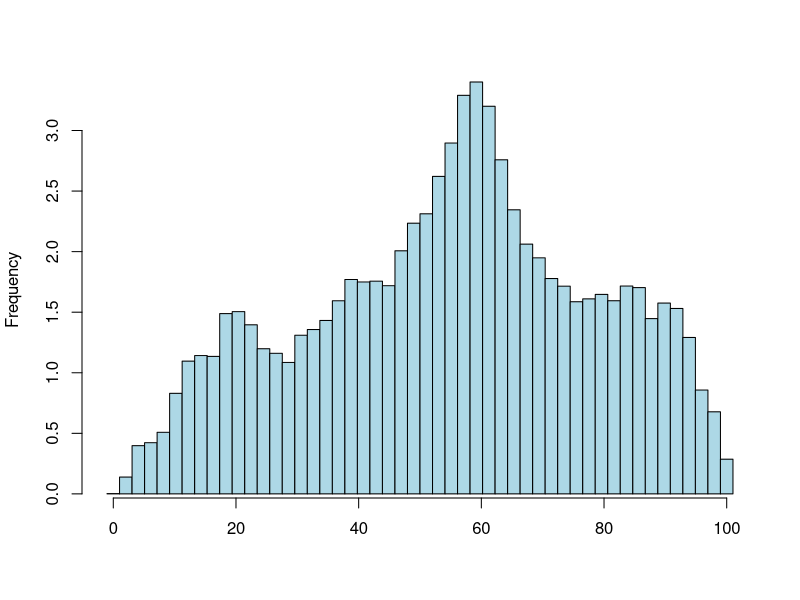
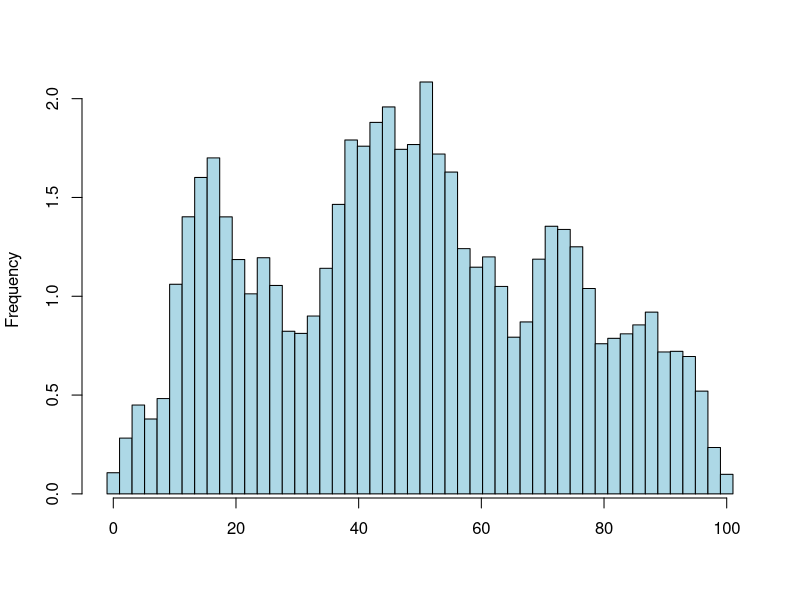
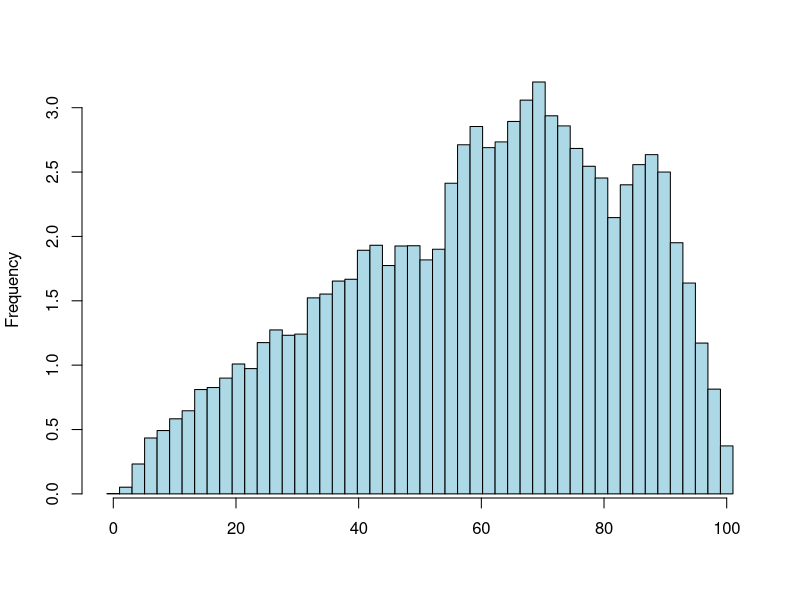
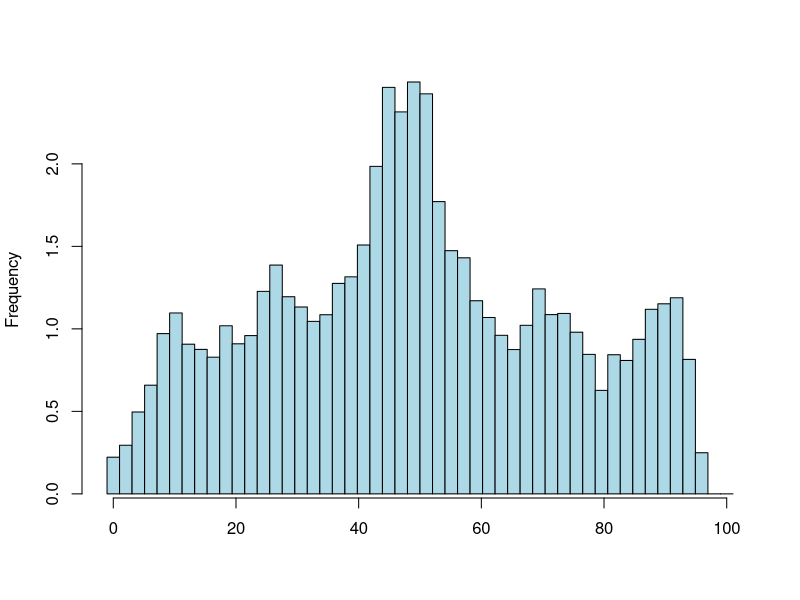
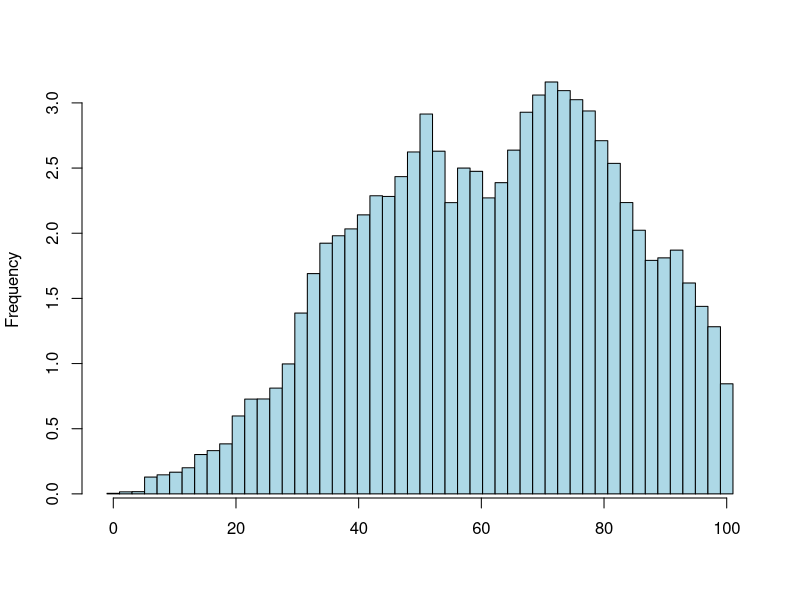
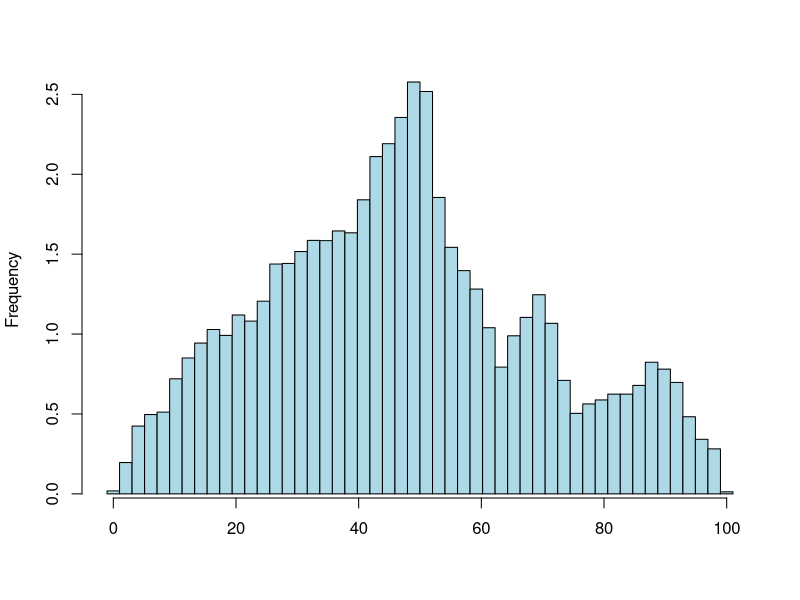
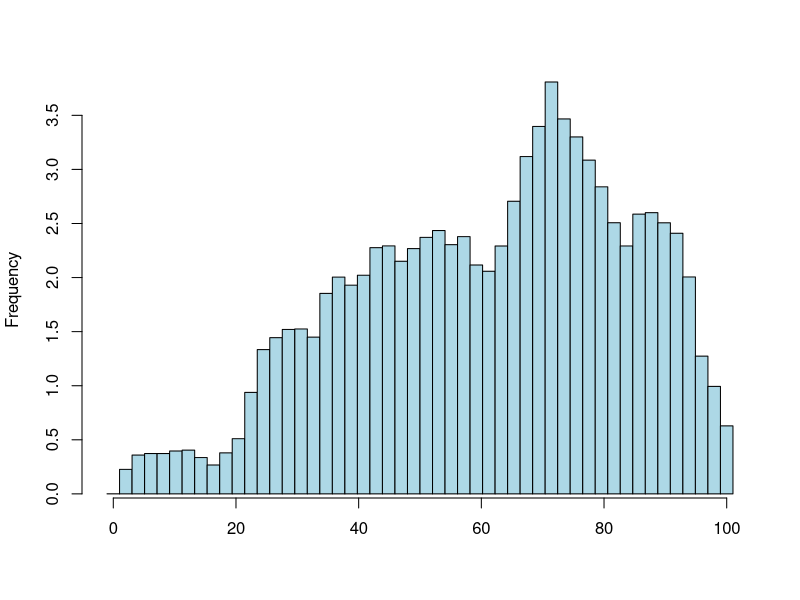
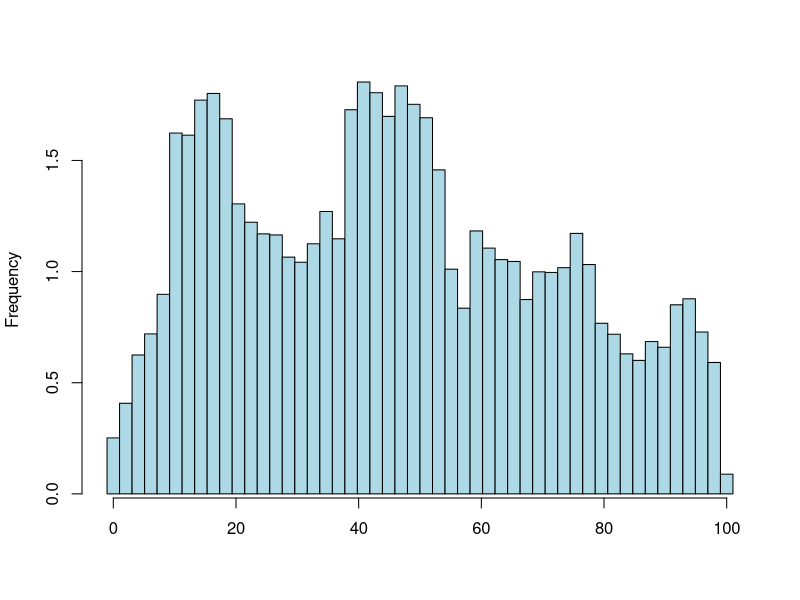

Generate these figures, in order, with R: (Note: this script raises an error after producing the figures.)
library(dplyr)
library(openxlsx)
library(gplots)
library(ggplot2)

answers <- read.csv(file = 'myapp/data/RQ1_corrected_scaled.csv', header = TRUE)
all.answers <- answers %>% filter(QUES2SURV_METHOD == "classic" & ANS2SURV_ANSWERED == 1)
number.scenarios <- nrow(as.data.frame(table(all.answers$QUES_ID)))
scenarios <- as.data.frame(table(all.answers$QUES_ID))


#x.daten <- data.frame(ACCID = numeric(),
#                      x.scale = numeric(),
#                      x.value = numeric())

#y.daten <- data.frame(ACCID = numeric(),
#                      y.scale = numeric(),
#                      y.value = numeric())

for (anz in 1:number.scenarios) {
  
  actualscenario <- as.vector(scenarios[anz, 1])
  print(actualscenario)
  scentext <- (paste0("Scenario ", actualscenario))
  actual.df <- answers %>% filter(QUES2SURV_METHOD == "classic" & ANS2SURV_ANSWERED == 1 & QUES_ID == actualscenario)
  numberofanswers <- nrow(actual.df)
  
  user_data <- data.frame(
    user_id = actual.df[,"ACC2SURV_ACCID"],
    x.min_range = actual.df[,"scaled_X1"],
    x.max_range = actual.df[,"scaled_X2"],
    x.distance = actual.df[,"scaled_uncertainty_X"],
    y.min_range = actual.df[,"scaled_Y1"],
    y.max_range = actual.df[,"scaled_Y2"],
    y.distance = actual.df[,"scaled_uncertainty_Y"]
  )
  x.df_all <- data.frame(x.scale = numeric(), x.value = numeric())
  y.df_all <- data.frame(y.scale = numeric(), y.value = numeric())
  user_data <- user_data %>%  mutate(x.normalized_range = 1 - (x.max_range - x.min_range) / 100)
  user_data <- user_data %>%  mutate(y.normalized_range = 1 - (y.max_range - y.min_range) / 100)
  x.total_normalized_range <- sum(user_data$x.normalized_range)
  y.total_normalized_range <- sum(user_data$y.normalized_range)
  user_data <- user_data %>%  mutate(x.weight = x.normalized_range / x.total_normalized_range)
  user_data <- user_data %>%  mutate(y.weight = y.normalized_range / y.total_normalized_range)
  
  for (i in 1:numberofanswers){
    ACCID <- actual.df[i,"ACC2SURV_ACCID"]
    x.normalized_range_user <- (1 - (actual.df[i,"scaled_X2"] - actual.df[i,"scaled_X1"]) / 100)
    y.normalized_range_user <- (1 - (actual.df[i,"scaled_Y2"] - actual.df[i,"scaled_Y1"]) / 100)
    actualmin.x <- actual.df[i,"scaled_X1"]
    actualmax.x <- actual.df[i,"scaled_X2"]
    actualmin.y <- actual.df[i,"scaled_Y1"]
    actualmax.y <- actual.df[i,"scaled_Y2"]
    weight.actualvaluex <- actualmin.x
    weight.actualvaluey <- actualmin.y
    x.values <- seq(from = 0, to = 100, by = 0.25)
    y.values <- seq(from = 0, to = 100, by = 0.25)
    x.df_prod <- data.frame(x.scale = x.values, x.value = 0)
    y.df_prod <- data.frame(y.scale = y.values, y.value = 0)
    x.df_prod <- x.df_prod[order(x.df_prod$x.scale), , drop = FALSE]
    y.df_prod <- y.df_prod[order(y.df_prod$y.scale), , drop = FALSE]
    
    while (weight.actualvaluex <= actualmax.x) {
      index <- which(x.df_prod$x.scale == weight.actualvaluex)
      x.df_prod$x.value[index] <- user_data$x.weight[i]
      weight.actualvaluex <- weight.actualvaluex + 0.25
    }
    
    x.df_all <- rbind(x.df_all, x.df_prod)
  
  while (weight.actualvaluey <= actualmax.y) {
    index <- which(y.df_prod$y.scale == weight.actualvaluey)
    y.df_prod$y.value[index] <- user_data$y.weight[i]
    weight.actualvaluey <- weight.actualvaluey + 0.25
  }
  
  y.df_all <- rbind(y.df_all, y.df_prod)
  }
  
  grouped_x.daten <- x.df_all %>% group_by(x.scale)
  x.summary_df <- grouped_x.daten %>% summarise(x.Sum = sum(x.value))
  x.summary_df <- x.summary_df %>% mutate(x.Wahrs = x.Sum / sum(x.Sum))
  
  x.summary_df <- x.summary_df %>% mutate(x.Histo = x.Wahrs * numberofanswers)
  
  print(x.summary_df)
  
  x.grouped <- aggregate(x.summary_df$x.Sum, by = list(Group = cut(x.summary_df$x.scale, breaks = seq(0, 100, by = 2), include.lowest = TRUE)), FUN = sum)
  
  print(x.grouped)
  
  grouped_y.daten <- y.df_all %>% group_by(y.scale)
  y.summary_df <- grouped_y.daten %>% summarise(y.Sum = sum(y.value))
  y.summary_df <- y.summary_df %>%
    mutate(y.Wahrs = y.Sum / sum(y.Sum))
  
  y.summary_df <- y.summary_df %>%
    mutate(y.Histo = y.Wahrs * numberofanswers)
  
  print(y.summary_df)
  
  y.grouped <- aggregate(y.summary_df$y.Sum, by = list(Group = cut(y.summary_df$y.scale, breaks = seq(0, 100, by = 2), include.lowest = TRUE)), FUN = sum)
  
  print(y.grouped)
  
  filetitleImpact <- (paste0("myapp/pictures/100_histogramms_weightgraphical/",scentext,"- Impact_axis.png"))
  filetitleOcc <- (paste0("myapp/pictures/100_histogramms_weightgraphical/",scentext,"- Occurrence_axis.png"))
  
  
  #barplot(grouped$x, names.arg = grouped$Group, main = "Histogramm", xlab = "X-Skala", ylab = "Summierte Y-Werte")
  
  #barplot(summary_df$Histo, names.arg = summary_df$scale, main = "Histogramm", xlab = "X-Skala", ylab = "Summierte Y-Werte")
  
  #barplot(grouped$x, names.arg = grouped$Group, main = "Histogramm", xlab = "X-Skala", ylab = "Summierte Y-Werte", space = 0)
  
  
  # Definiere die gewünschten Skalenwerte für die X-Achse
  
  
  # Erstelle das Barplot mit manuell überschriebener X-Skala
  
  
  # Erstelle das Barplot mit manuell überschriebener X-Skala und beibehaltener Y-Skala
  
  #barplot(grouped$x, names.arg = x_scale_labels, main = "", xlab = "", ylab = "weighted Frequency", space = 0, col = "lightblue")
  png(file=filetitleImpact,width=1500, height=1000, res=150)
  bp <- barplot(x.grouped$x, names.arg = x.grouped$Group, main = "", xlab = "", ylab = "Frequency", space = 0, col = "lightblue", xaxt = "n")# xaxt = "n")
  axis(1, at=seq(min(bp), max(bp), length.out = 6), labels=seq(0, 100, by = 20))
  dev.off()
  
  png(file=filetitleOcc,width=1500, height=1000, res=150)
  bp <- barplot(y.grouped$x, names.arg = y.grouped$Group, main = "", xlab = "", ylab = "Frequency", space = 0, col = "lightblue", xaxt = "n")#, xaxt = "n")
  axis(1, at=seq(min(bp), max(bp), length.out = 6), labels=seq(0, 100, by = 20))
  dev.off()
  
  print(sum(x.summary_df$x.Wahrs))
  print(mittelwert <- mean(x.summary_df$x.Wahrs))
  ergebnis <- apply(x.summary_df[, c("x.scale", "x.Wahrs")], MARGIN = 1, FUN = prod)
  print(sum(ergebnis))
  

  # Angenommen, deine Tabelle heißt x.summary_df und hat die Spalten x.scale, x.Sum und x.Wahrs
  
  # 10 Millionen Ziehungen simulieren
  simulations <- sample(x.summary_df$x.scale, size = 10000000, replace = TRUE, prob = x.summary_df$x.Wahrs)
  
  # Mittelwert berechnen
  mean_value <- mean(simulations)
  
  # Median berechnen
  median_value <- median(simulations)
  
  # Erstes Quartil (Q1) berechnen
  q1 <- quantile(simulations, 0.25)
  
  # Drittes Quartil (Q3) berechnen
  q3 <- quantile(simulations, 0.75)
  
  # Interquartilbereich (IQR) berechnen
  iqr_value <- IQR(simulations)
  
  # Standardabweichung berechnen
  standard_deviation <- sd(simulations)
  
  # Ergebnisse ausgeben
  cat("Mittelwert:", mean_value, "\n")
  cat("Median:", median_value, "\n")
  cat("Q1:", q1, "\n")
  cat("Q3:", q3, "\n")
  cat("IQR:", iqr_value, "\n")
  cat("Standardabweichung:", standard_deviation, "\n")
  

 
  
  
}
